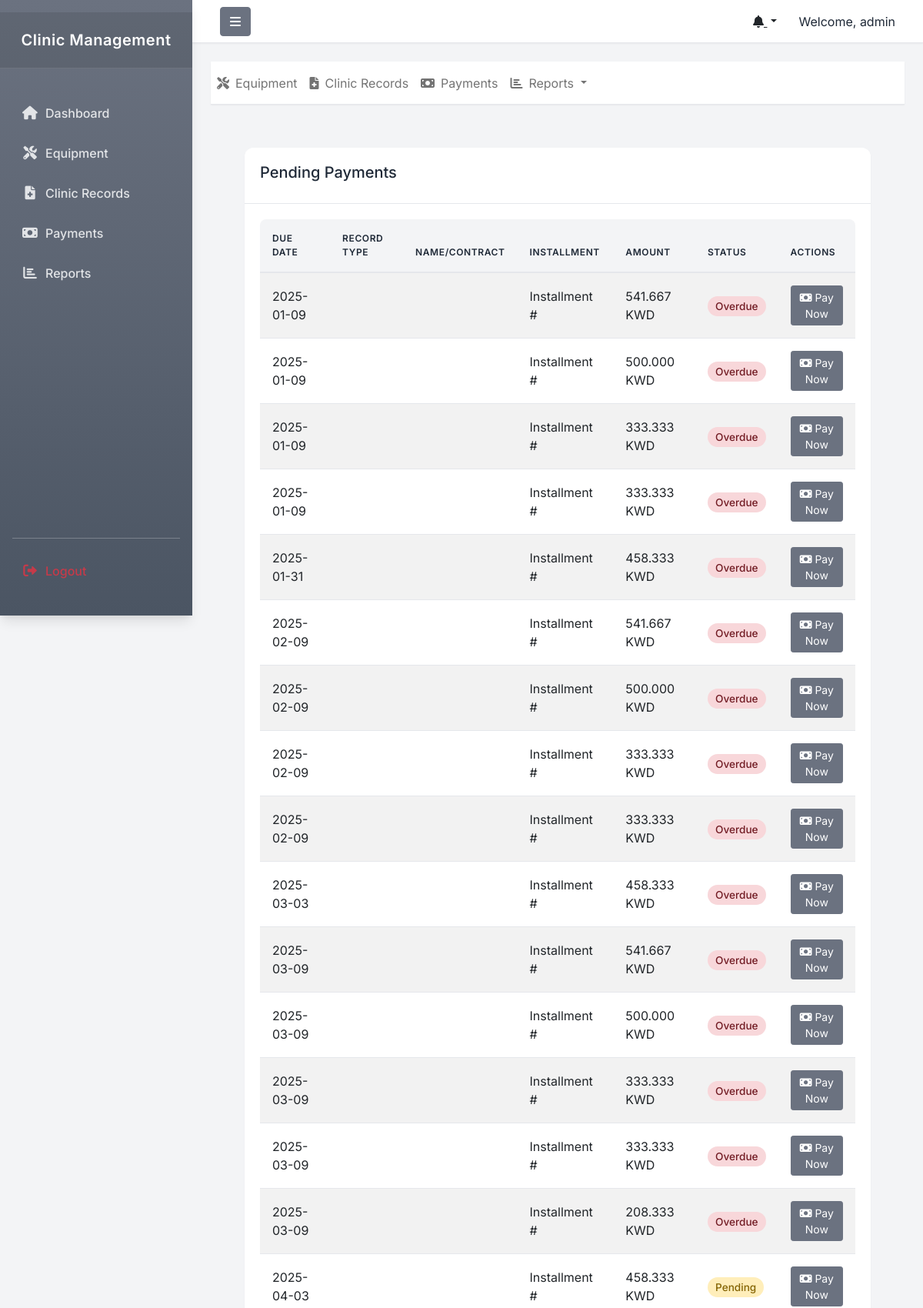
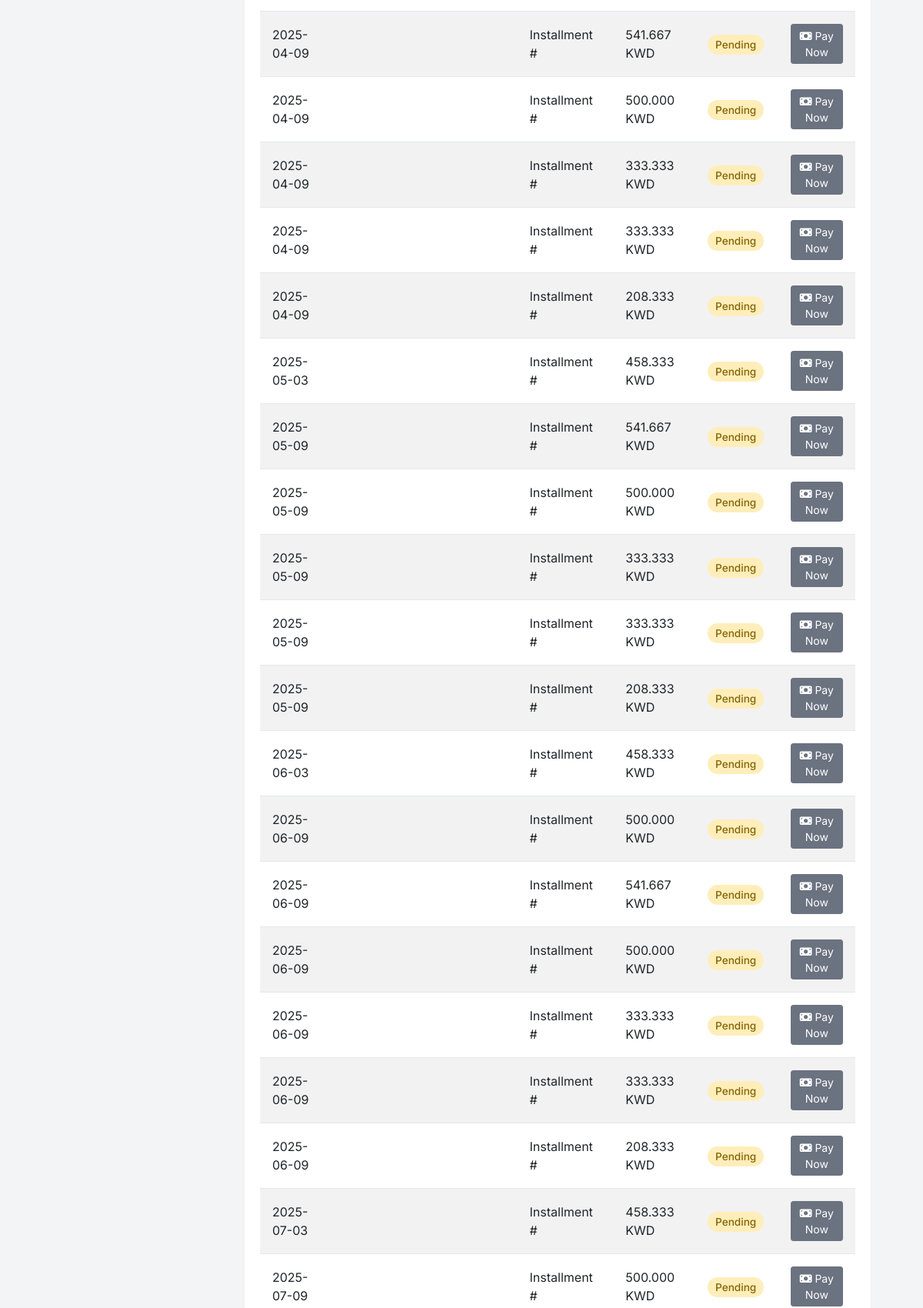
Page /pending-payments.php (signed in, upper part) on the committed database (2 pictures, top to bottom).
### tables this page shows
CREATE TABLE `monthly_installments` (
  `id` int(11) NOT NULL,
  `record_type` enum('equipment','clinic_record') NOT NULL,
  `record_id` int(11) NOT NULL,
  `due_date` date NOT NULL,
  `amount` decimal(10,3) NOT NULL,
  `status` enum('pending','paid','overdue') NOT NULL DEFAULT 'pending',
  `payment_id` int(11) DEFAULT NULL,
  `paid_date` date DEFAULT NULL,
  `description` varchar(255) DEFAULT NULL,
  `created_at` timestamp NOT NULL DEFAULT current_timestamp(),
  `updated_at` timestamp NOT NULL DEFAULT current_timestamp() ON UPDATE current_timestamp()
);

### includes/pending-payments-list.php (the view, shortened to what this page needs)
<?php
$database = Database::getInstance();
$db = $database->getConnection();
try {
    $query = "SELECT mi.*,
              CASE
                WHEN mi.record_type = 'equipment' THEN e.equipment_name
                ELSE cr.company_name
              END as record_name,
              CASE
                WHEN mi.record_type = 'equipment' THEN e.contract_number
                ELSE cr.contract_number
              END as contract_number,
              CASE
                WHEN mi.record_type = 'equipment' THEN e.contract_type
                ELSE cr.record_type
              END as actual_record_type
              FROM monthly_installments mi
              LEFT JOIN equipment e ON mi.record_id = e.id AND mi.record_type = 'equipment'
              LEFT JOIN clinic_records cr ON mi.record_id = cr.id AND mi.record_type = 'clinic_record'
              WHERE mi.status != 'paid'
              ORDER BY mi.due_date ASC";
    $stmt = $db->prepare($query);
    $stmt->execute();
    while ($row = $stmt->fetch(PDO::FETCH_ASSOC)) {
        $status_class = $row['status'] === 'overdue' ? 'status-overdue' : 'status-pending';
        $due_date = new DateTime($row['due_date']);
        $today = new DateTime();
        if ($row['status'] === 'pending' && $due_date < $today) {
            $status_class = 'status-overdue';
            $row['status'] = 'overdue';
        }
        $display_type = ucfirst($row['actual_record_type']);
        echo "<tr>
                <td>" . $row['due_date'] . "</td>
                <td>{$display_type}<br><small>{$row['record_name']}</small></td>
                <td>{$row['contract_number']}</td>
                <td>Installment #{$row['installment_number']}</td>
                <td>" . number_format($row['amount'], 3) . " KWD</td>
                <td><span class='status-badge {$status_class}'>" . ucfirst($row['status']) . "</span></td>
                <td>
                    <button class='btn btn-sm btn-primary'
                            onclick='openPaymentModal({$row['id']}, \"{$row['actual_record_type']}\", {$row['record_id']}, {$row['amount']})'>
                        <i class='fas fa-money-bill'></i> Pay Now
                    </button>
                </td>
            </tr>";
    }
} catch (Exception $e) {
    echo "<tr><td colspan='7' class='text-center text-danger'>Error loading pending payments: " . $e->getMessage() . "</td></tr>";
}
?>

### assets/css/style.css (style rules this page uses)
:root { --sidebar-width: 250px; --header-height: 60px; --navbar-height: 56px; --primary-color: #6B7280; --secondary-color: #4B5563; --success-color: #059669; --warning-color: #D97706; --danger-color: #DC2626; --info-color: #3B82F6; --text-color: #1F2937; --text-muted: #6B7280; --light-text: #F9FAFB; --border-color: #E5E7EB; --hover-color: #374151; --bg-primary: #ffffff; --bg-secondary: #F3F4F6; --shadow-sm: 0 1px 2px 0 rgba(0, 0, 0, 0.05); --shadow-md: 0 4px 6px -1px rgba(0, 0, 0, 0.1), 0 2px 4px -1px rgba(0, 0, 0, 0.06); --shadow-lg: 0 10px 15px -3px rgba(0, 0, 0, 0.1), 0 4px 6px -2px rgba(0, 0, 0, 0.05); --transition: all 0.3s ease; }
html, body { height: 100%; margin: 0; }
body { background-color: var(--bg-secondary); font-family: 'Inter', -apple-system, BlinkMacSystemFont, 'Segoe UI', Roboto, Oxygen, Ubuntu, sans-serif; color: var(--text-color); line-height: 1.5; overflow-x: hidden; }
.table td { padding: 1rem; vertical-align: middle; border-bottom: 1px solid var(--border-color); }
.btn-primary { background-color: var(--primary-color); border-color: var(--primary-color); }
.status-badge { padding: 5px 10px; border-radius: 15px; font-size: 0.85rem; font-weight: 500; }
.status-pending { background-color: #ffeeba; color: #856404; }
.status-overdue { background-color: #f8d7da; color: #721c24; }

### rows in the picture
monthly_installments: due_date "2025-01-09", amount "541.667", status "Overdue"
monthly_installments: due_date "2025-01-09", amount "500.000", status "Overdue"
monthly_installments: due_date "2025-01-09", amount "333.333", status "Overdue"
monthly_installments: due_date "2025-01-09", amount "333.333", status "Overdue"
monthly_installments: due_date "2025-01-31", amount "458.333", status "Overdue"
monthly_installments: due_date "2025-02-09", amount "541.667", status "Overdue"
monthly_installments: due_date "2025-02-09", amount "500.000", status "Overdue"
monthly_installments: due_date "2025-02-09", amount "333.333", status "Overdue"
monthly_installments: due_date "2025-02-09", amount "333.333", status "Overdue"
monthly_installments: due_date "2025-03-03", amount "458.333", status "Overdue"
monthly_installments: due_date "2025-03-09", amount "541.667", status "Overdue"
monthly_installments: due_date "2025-03-09", amount "500.000", status "Overdue"
monthly_installments: due_date "2025-03-09", amount "333.333", status "Overdue"
monthly_installments: due_date "2025-03-09", amount "333.333", status "Overdue"
monthly_installments: due_date "2025-03-09", amount "208.333", status "Overdue"
monthly_installments: due_date "2025-04-03", amount "458.333", status "Pending"
monthly_installments: due_date "2025-04-09", amount "541.667", status "Pending"
monthly_installments: due_date "2025-04-09", amount "500.000", status "Pending"
monthly_installments: due_date "2025-04-09", amount "333.333", status "Pending"
monthly_installments: due_date "2025-04-09", amount "333.333", status "Pending"
monthly_installments: due_date "2025-04-09", amount "208.333", status "Pending"
monthly_installments: due_date "2025-05-03", amount "458.333", status "Pending"
monthly_installments: due_date "2025-05-09", amount "541.667", status "Pending"
monthly_installments: due_date "2025-05-09", amount "500.000", status "Pending"
monthly_installments: due_date "2025-05-09", amount "333.333", status "Pending"
monthly_installments: due_date "2025-05-09", amount "333.333", status "Pending"
monthly_installments: due_date "2025-05-09", amount "208.333", status "Pending"
monthly_installments: due_date "2025-06-03", amount "458.333", status "Pending"
monthly_installments: due_date "2025-06-09", amount "500.000", status "Pending"
monthly_installments: due_date "2025-06-09", amount "541.667", status "Pending"
monthly_installments: due_date "2025-06-09", amount "500.000", status "Pending"
monthly_installments: due_date "2025-06-09", amount "333.333", status "Pending"
monthly_installments: due_date "2025-06-09", amount "333.333", status "Pending"
monthly_installments: due_date "2025-06-09", amount "208.333", status "Pending"
monthly_installments: due_date "2025-07-03", amount "458.333", status "Pending"
monthly_installments: due_date "2025-07-09", amount "500.000", status "Pending"

### other values in the picture
$_SESSION['username'] "admin"
